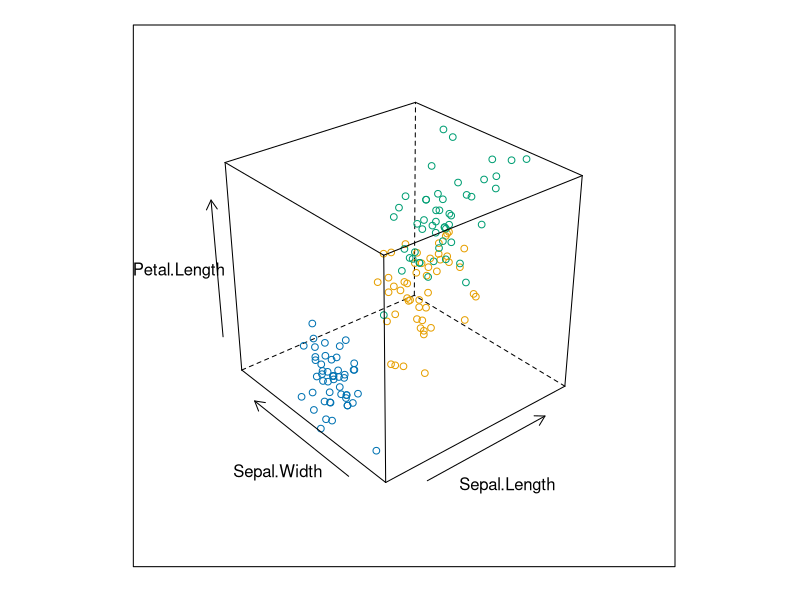
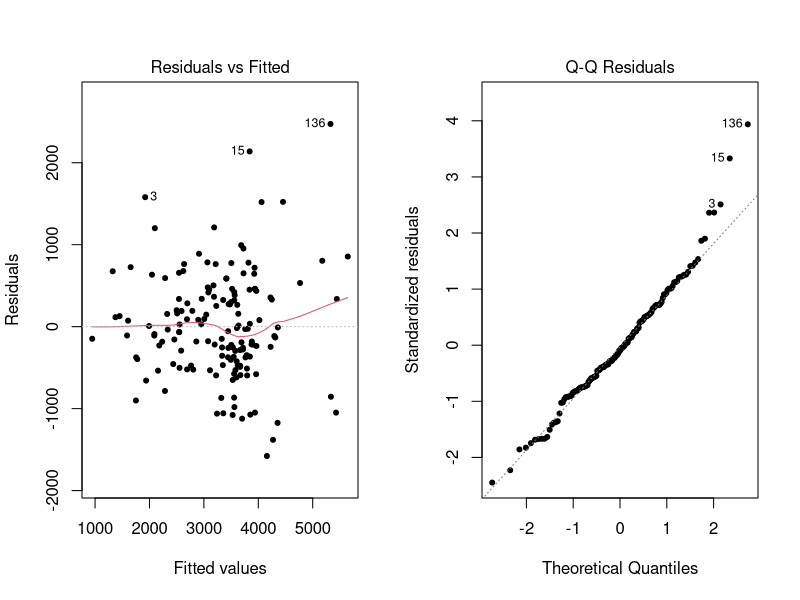

Reproduce these figures in R, in order.
library(lattice)
cloud(Petal.Length ~ Sepal.Length * Sepal.Width, data = iris, groups = Species)



data <- read.csv("../Data/HOUSE.csv",row.names = 1)
Price <- data$Price; Period <- data$Period
Area <- data$Area
Size <- data$Size
JR <- data$JR 
St.time <- data$St.time
Age <- data$Age
Distance <- data$Distance
#重回帰分析
fit <- lm(Price ~ Period + Area + Size + JR + St.time
          + Age + Distance, data = data)
#summaryのestimateの値は変数が１増えたときに
#どのくらいの数値（Price）が変化するのかを書いている
summary(fit)
cor(data)
par(mfrow=c(1,2))
plot(fit,which=1:2,pch=20)
par(mfrow=c(1,1))
summary(fit)$coef
confint(fit)
fit3<-lm(Price~Period+Size+Area+JR+St.time)
AIC(fit3)
